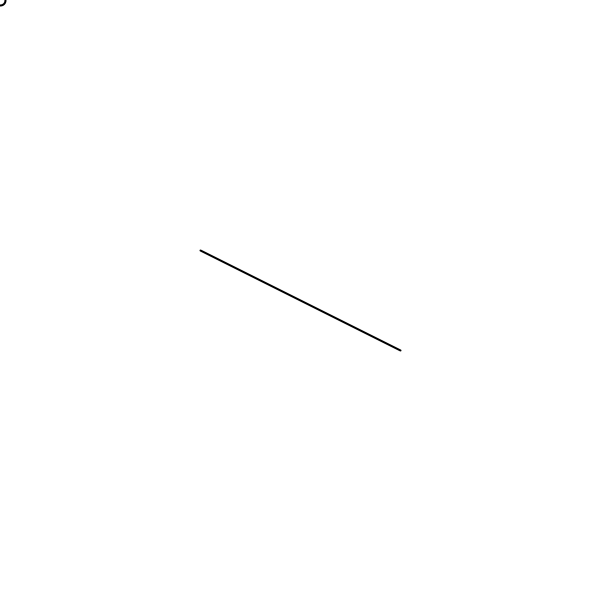
Frame 1 (no input)
Frame 60 (the mouse pressed at the canvas centre just before this capture): identical to frame 1, image omitted
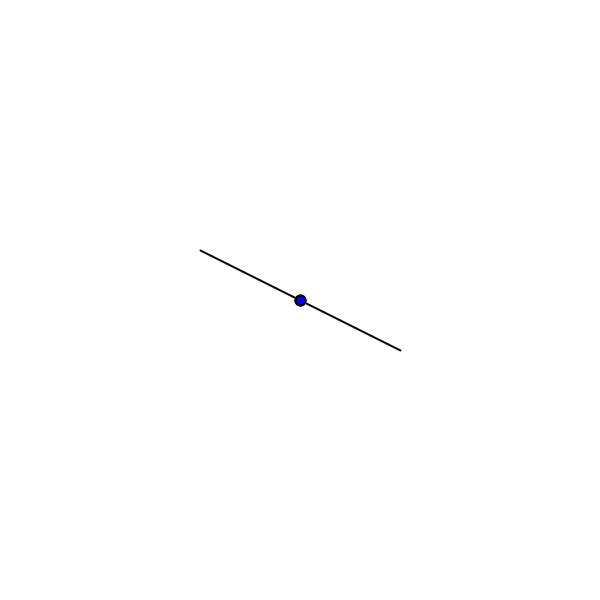
Frame 120 (the mouse held since frame 60 and released just before this capture)

The Processing sketch that drew these frames (run headless with seeded random() and noise(); from frame 60 on, the mouse is pressed at the canvas centre):

// Processing sketch: point_segment_intersection
// ── point_segment_intersection.pde
PVector p1 = new PVector(200, 250);
PVector p2 = new PVector(400, 350);

void setup()
{
	size(600, 600);
}

void draw()
{
	background(255);
	PVector M = new PVector(mouseX, mouseY);
	PVector u = PVector.sub(p2, p1).normalize();

	// p1 + proj
	// p1 + |M - p1| * cos(a) * u
	// p1 + |M - p1| * [(p2 - p1) . (M - p1) / |M - p1| * |p2 - p1|] * u
	// p1 + u * (M - p1) . (p2 - p1) / |p2 - p1|
	// p1 + u * (M - p1) . u

	PVector p = PVector.add(p1, PVector.mult(u, PVector.dot(PVector.sub(M, p1), u)));


	strokeWeight(2);
	line(p1.x, p1.y, p2.x, p2.y);
	fill(255);
	circle(mouseX, mouseY, 10);
	fill(0, 0, 255);

	// if (PVector.cross(PVector.sub(M, p), PVector.sub(p, p1)) < 0)
	// {
	// 	fill(255, 0, 0);
	// }
	
	circle(p.x, p.y, 10);
}
